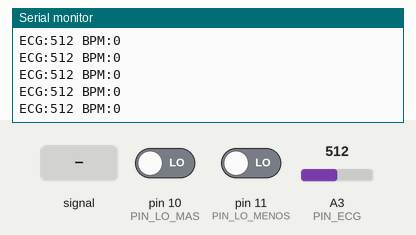
The sketch below on a simulated Arduino Uno, built with avr-gcc and run on an emulated ATmega328P. On the bench: the last lines printed to the serial monitor. The inputs (shaded band) are chosen by the test bench; at power-on: A3 (PIN_ECG) = 512, pin 10 (PIN_LO_MAS) LOW, pin 11 (PIN_LO_MENOS) LOW.

Above: at 1.2 s.
1.3 s: A3 (PIN_ECG) fed a 200 Hz sine of ±81 counts around its level
At 1.8 s:
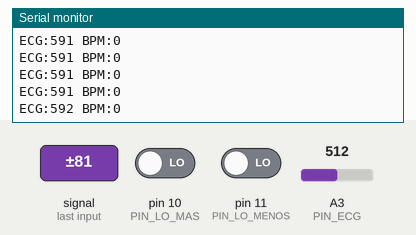
2.8 s: A3 (PIN_ECG) set to 716
At 3.5 s:
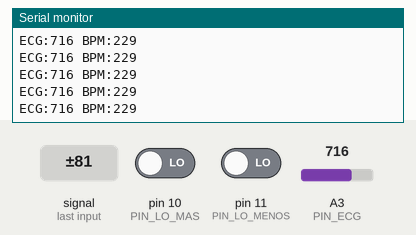
4.3 s: pin 10 (PIN_LO_MAS) driven HIGH
At 5.2 s:
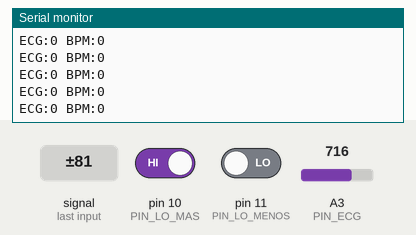
Timing chart, 0 to 7.3 s (numbered marks = the images above; inputs shaded):
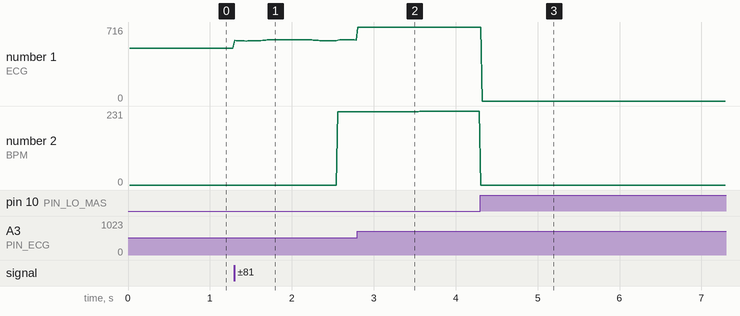

The sketch:

ecg_ad8232.ino
```cpp
// Módulo ECG AD8232 en Arduino Uno + cálculo de BPM
//
// AD8232: 3.3V -> 3.3V | GND -> GND | OUTPUT -> A3 | LO+ -> D10 | LO- -> D11 | SDN sin conectar
//
// Abre el Monitor Serie o Plotter Serie a 115200 baudios.

const int PIN_ECG = A3;
const int PIN_LO_MAS = 10;
const int PIN_LO_MENOS = 11;

const unsigned long PERIODO_ECG_US = 4000;   // 250 muestras por segundo
const int MUESTRAS_POR_ENVIO = 5;            // Envía 1 de cada 5 muestras = 50 por segundo al Plotter

// ---------- Detección de latidos ----------
const float ALFA_LINEA_BASE = 0.005;          // Seguimiento lento de la línea base (~0.8 s)
const float DECAIMIENTO_ENVOLVENTE = 0.998;   // Cuánto "olvida" la altura del último pico por muestra
const float FRACCION_UMBRAL = 0.5;            // Latido = señal por encima del 50% del último pico
const int AMPLITUD_MINIMA = 30;               // Ignora ruido menor a esto (unidades del ADC)
const unsigned long REFRACTARIO_MS = 250;     // Tiempo mínimo entre latidos (máx. 240 BPM)
const unsigned long INTERVALO_MAX_MS = 2000;  // Más de esto entre latidos (< 30 BPM) se descarta
const int NUM_INTERVALOS = 8;                 // Promedio de los últimos 8 latidos, como un monitor de hospital
const float TOLERANCIA_INTERVALO = 0.3;       // Latidos que se alejan más de 30% del promedio se ignoran
const int RECHAZOS_PARA_REINICIAR = 3;        // Si se rechazan 3 seguidos, el ritmo cambió de verdad
const unsigned long PERIODO_PANTALLA_MS = 1000;  // El BPM mostrado se actualiza 1 vez por segundo

unsigned long ultimoTiempo = 0;
unsigned long ultimaActualizacionBpm = 0;
int bpmMostrado = 0;
int contadorEnvio = 0;
int maxBloque = 0;

float lineaBase = 0;
float envolvente = 0;
bool sobreUmbral = false;
bool electrodosSueltos = true;

unsigned long ultimoLatido = 0;
unsigned long intervalos[NUM_INTERVALOS];
int numIntervalos = 0;
int indiceIntervalo = 0;
int rechazosSeguidos = 0;
int bpm = 0;

void reiniciarPromedio() {
  numIntervalos = 0;
  indiceIntervalo = 0;
  rechazosSeguidos = 0;
}

void reiniciarDeteccion() {
  envolvente = 0;
  sobreUmbral = false;
  ultimoLatido = 0;
  reiniciarPromedio();
  bpm = 0;
}

unsigned long promedioIntervalos() {
  unsigned long suma = 0;
  for (int i = 0; i < numIntervalos; i++) suma += intervalos[i];
  return suma / numIntervalos;
}

void registrarLatido(unsigned long ahoraMs) {
  if (ultimoLatido == 0) {
    ultimoLatido = ahoraMs;
    return;
  }

  unsigned long intervalo = ahoraMs - ultimoLatido;
  if (intervalo > INTERVALO_MAX_MS) {
    reiniciarPromedio();   // Pausa larga: se empieza a promediar de nuevo
    ultimoLatido = ahoraMs;
    return;
  }

  // Con suficientes latidos, ignora los que no encajan con el ritmo (ruido, onda T, latido perdido)
  if (numIntervalos >= 3) {
    unsigned long promedio = promedioIntervalos();
    bool muyCorto = intervalo < promedio * (1.0 - TOLERANCIA_INTERVALO);
    bool muyLargo = intervalo > promedio * (1.0 + TOLERANCIA_INTERVALO);
    if (muyCorto || muyLargo) {
      rechazosSeguidos++;
      if (rechazosSeguidos < RECHAZOS_PARA_REINICIAR) {
        // Un pico falso no mueve la referencia; un latido perdido sí
        if (muyLargo) ultimoLatido = ahoraMs;
        return;
      }
      reiniciarPromedio();   // El ritmo cambió de verdad: se acepta el nuevo
    }
  }

  rechazosSeguidos = 0;
  intervalos[indiceIntervalo] = intervalo;
  indiceIntervalo = (indiceIntervalo + 1) % NUM_INTERVALOS;
  if (numIntervalos < NUM_INTERVALOS) numIntervalos++;
  bpm = 60000UL / promedioIntervalos();
  ultimoLatido = ahoraMs;
}

void actualizarBpmMostrado() {
  unsigned long ahoraMs = millis();
  // Electrodo suelto o sin latidos: se muestra al instante, como la alarma de un monitor
  if (bpm == 0 || ahoraMs - ultimaActualizacionBpm >= PERIODO_PANTALLA_MS) {
    bpmMostrado = bpm;
    ultimaActualizacionBpm = ahoraMs;
  }
}

void detectarLatido(int ecg) {
  unsigned long ahoraMs = millis();

  lineaBase += (ecg - lineaBase) * ALFA_LINEA_BASE;
  float senal = ecg - lineaBase;

  envolvente *= DECAIMIENTO_ENVOLVENTE;
  if (senal > envolvente) envolvente = senal;
  float umbral = envolvente * FRACCION_UMBRAL;

  if (!sobreUmbral) {
    if (senal > umbral && senal > AMPLITUD_MINIMA &&
        ahoraMs - ultimoLatido > REFRACTARIO_MS) {
      sobreUmbral = true;
      registrarLatido(ahoraMs);
    }
  } else if (senal < umbral * 0.5) {
    sobreUmbral = false;   // Histéresis: espera a que baje para aceptar el siguiente pico
  }

  // Sin latidos por un rato: no mostrar un BPM viejo
  if (ultimoLatido != 0 && ahoraMs - ultimoLatido > INTERVALO_MAX_MS) bpm = 0;
}

void setup() {
  Serial.begin(115200);
  pinMode(PIN_LO_MAS, INPUT);
  pinMode(PIN_LO_MENOS, INPUT);
}

void loop() {
  unsigned long ahora = micros();
  if (ahora - ultimoTiempo < PERIODO_ECG_US) return;
  ultimoTiempo = ahora;

  // Si algún electrodo está suelto, LO+ o LO- se ponen en HIGH
  int ecg;
  if (digitalRead(PIN_LO_MAS) == HIGH || digitalRead(PIN_LO_MENOS) == HIGH) {
    ecg = 0;
    electrodosSueltos = true;
    reiniciarDeteccion();
  } else {
    ecg = analogRead(PIN_ECG);
    if (electrodosSueltos) {
      lineaBase = ecg;     // Al reconectar, parte de la lectura actual
      electrodosSueltos = false;
    }
    detectarLatido(ecg);
  }
  actualizarBpmMostrado();

  // Se sigue muestreando a 250 Hz para detectar bien los latidos, pero solo se
  // envía el máximo de cada bloque para que el Plotter avance más lento sin perder los picos
  if (contadorEnvio == 0 || ecg > maxBloque) maxBloque = ecg;
  contadorEnvio++;
  if (contadorEnvio < MUESTRAS_POR_ENVIO) return;
  contadorEnvio = 0;

  // Formato compatible con el Plotter Serie
  Serial.print("ECG:");
  Serial.print(maxBloque);
  Serial.print(" BPM:");
  Serial.println(bpmMostrado);
}
```

Measured:
- after the input at 1.3 s, the serial monitor: prints a new line at once (image 1)
- after the input at 2.8 s, the serial monitor: prints a new line at once (image 2)
- after the input at 4.3 s, the serial monitor: prints a new line at once (image 3)
- plotted number 1: 512 → 590 after the input at 1.3 s, 590 → 716 after the input at 2.8 s
- plotted number 2: 0 → 229 after the input at 1.3 s, 229 → 231 after the input at 2.8 s
